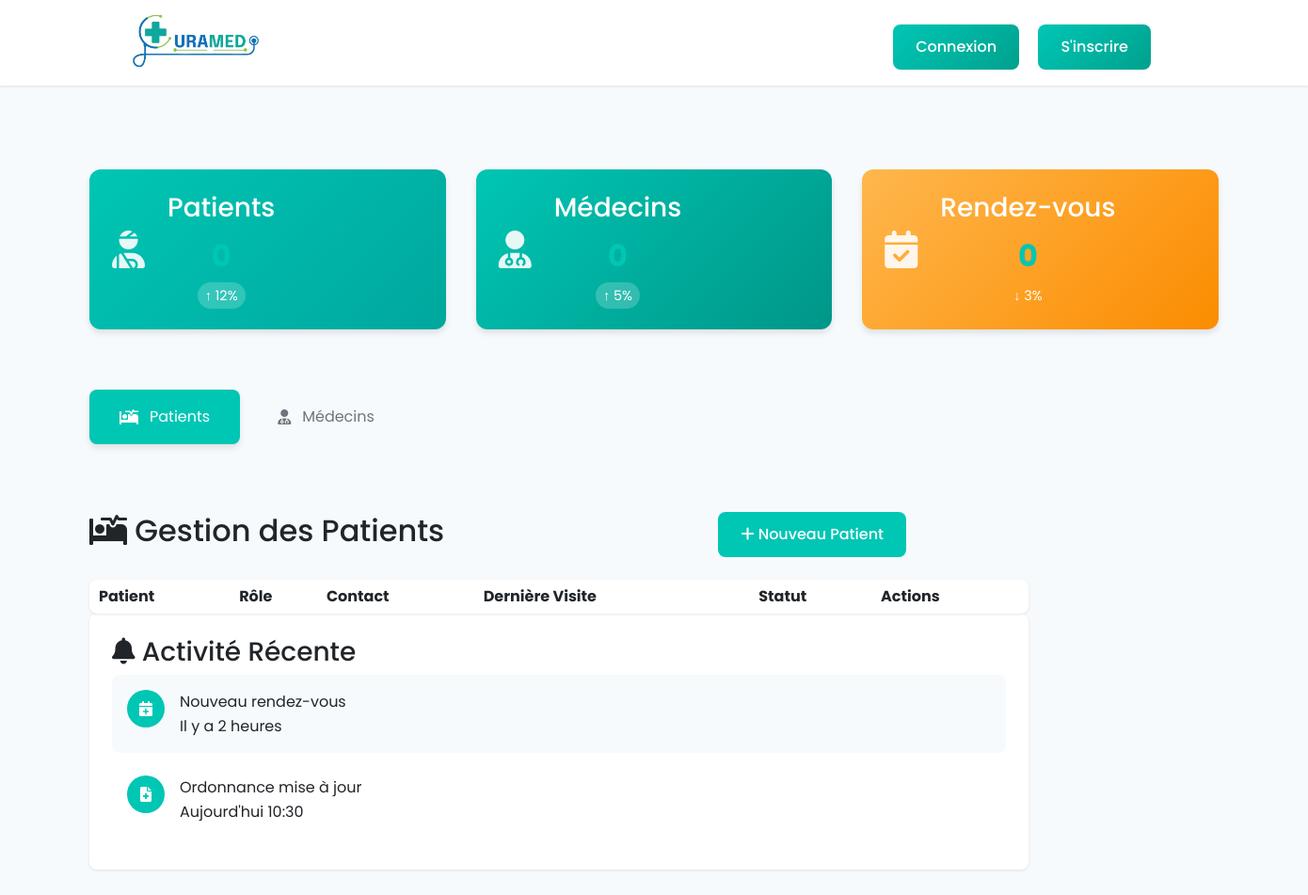
Before: /dashboard.php with the older database file.
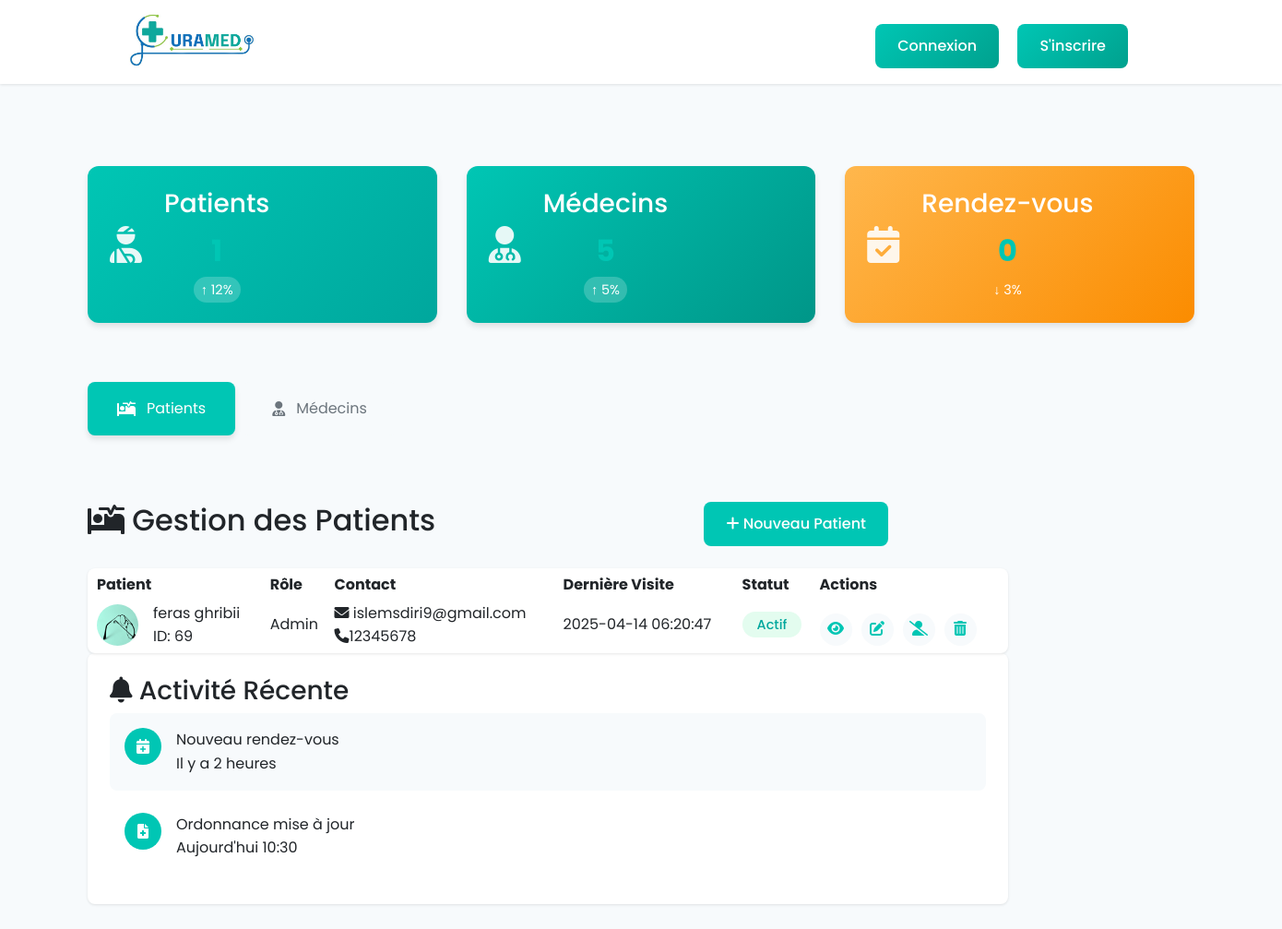
After: the same page with the newer database file.
### tables this page shows
CREATE TABLE `utilisateur` (
  `id_utilisateur` int(11) NOT NULL,
  `nom` varchar(50) NOT NULL,
  `prenom` varchar(50) NOT NULL,
  `age` int(11) NOT NULL,
  `email` varchar(50) NOT NULL,
  `mot_de_passe` text NOT NULL,
  `telephone` varchar(11) NOT NULL,
  `type_utilisateur` enum('patient','medecin') NOT NULL,
  `photo_profil` text NOT NULL,
  `role` enum('admin','regular') NOT NULL DEFAULT 'regular',
  `date_connexion` timestamp NOT NULL DEFAULT current_timestamp(),
  `genre` enum('homme','femme') NOT NULL
);

### dashboard.php (the view, shortened to what the changed rows need)
<?php
$conn = mysqli_connect("localhost", "root", "", "curamed");
?>
<!DOCTYPE html>
<html lang="fr">
<head>
    <link rel="stylesheet" href="https://cdn.jsdelivr.net/npm/bootstrap@5.3.0/dist/css/bootstrap.min.css">
    <link rel="stylesheet" href="https://cdnjs.cloudflare.com/ajax/libs/font-awesome/6.0.0/css/all.min.css">
    <link href="https://cdn.jsdelivr.net/npm/bootstrap-icons@1.10.5/font/bootstrap-icons.css" rel="stylesheet">
    <link rel="stylesheet" href="styles/home.css">
</head>
<body>
    <main class="dashboard-main container">
    <form id="patientForm" enctype="multipart/form-data" action="controll_dashboard.php" method='POST'>
        <div class="dashboard-content">
            <section id="patients" class="content-section active">
                <div class="section-header">
                    <h2><i class="fas fa-procedures"></i> Gestion des Patients</h2>
                </div>
                <div class="animated-table-container">
                    <?php $sql = "SELECT * FROM utilisateur where type_utilisateur='patient';";
                        $result = $conn->query($sql);
                    ?>
                    <table class="hover-table">
                    <thead>
                        <tr>
                            <th>Patient</th>
                            <th>Rôle</th>
                            <th>Contact</th>
                            <th>Dernière Visite</th>
                            <th>Statut</th>
                            <th>Actions</th>
                        </tr>
                    </thead>
                        <tbody>
                            <?php while($user = $result->fetch_assoc()) { ?>
                            <tr>
                                <td>
                                    <div class="user-info">
                                        <img src="<?php echo $user['photo_profil']; ?>" class="user-avatar">
                                        <div>
                                        <div class="user-name"><?php echo $user['prenom']." ".$user['nom']; ?></div>
                                        <div class="user-id" name="id_user" value="<?php echo $user['id_utilisateur']; ?>">ID: <?php echo $user['id_utilisateur']; ?></div>
                                        </div>
                                    </div>
                                </td>
                                <td>
                                    <div class="role-info">
                                        <span class="role-badge role-<?= strtolower($user['role']) ?>">
                                            <?= ucfirst($user['role']) ?>
                                        </span>
                                    </div>
                                </td>
                                <td>
                                    <div class="contact-info">
                                        <div><i class="fas fa-envelope"></i> <?php echo $user['email'];  ?></div>
                                        <div><i class="fas fa-phone"></i><?php echo $user['telephone'];  ?></div>
                                    </div>
                                </td>
                                <td><?php echo $user['date_connexion'];  ?></td>
                                <td><span class="status-badge success">Actif</span></td>
                                <td>
                                    <div class="action-buttons">
                                        <form method="POST" action="controll_dashboard.php">
                                            <button type="submit" class="icon-btn" title="Voir le profil" name="profile">
                                                <i class="fas fa-eye"></i>
                                            </button>
                                            <button type="button" class="icon-btn edit-btn" title="Modifier"
                                                    data-target-modal="editUserModal"
                                                    data-user-id="<?php echo $user['id_utilisateur']; ?>"
                                                    data-user-type="patient">
                                                <i class="fas fa-edit"></i>
                                            </button>
                                            <?php if($user['role'] === 'regular') : ?>
                                                <button type="submit" class="icon-btn" title="Rendre admin" name="admin">
                                                    <i class="fas fa-user-cog"></i>
                                                </button>
                                            <?php else : ?>
                                                <button type="submit" class="icon-btn" title="Supprimer admin" name="nadmin">
                                                    <i class="fas fa-user-slash"></i>
                                                </button>
                                            <?php endif; ?>
                                            <button type="submit" class="icon-btn delete-btn" title="supprimer" name="supp">
                                                <i class="fas fa-trash-alt"></i>
                                            </button>
                                        </form>
                                    </div>
                                </td>
                            </tr>
                            <?php } ?>
                    </table>
                </div>
            </section>
    </form>
    </main>
</body>
</html>

Changed rows visible on the page:
added utilisateur: photo_profil (picture), prenom "feras", nom "ghribii", id_utilisateur "69", role "Admin", email "islemsdiri9@gmail.com", telephone "12345678", date_connexion "2025-04-14 06:20:47"
